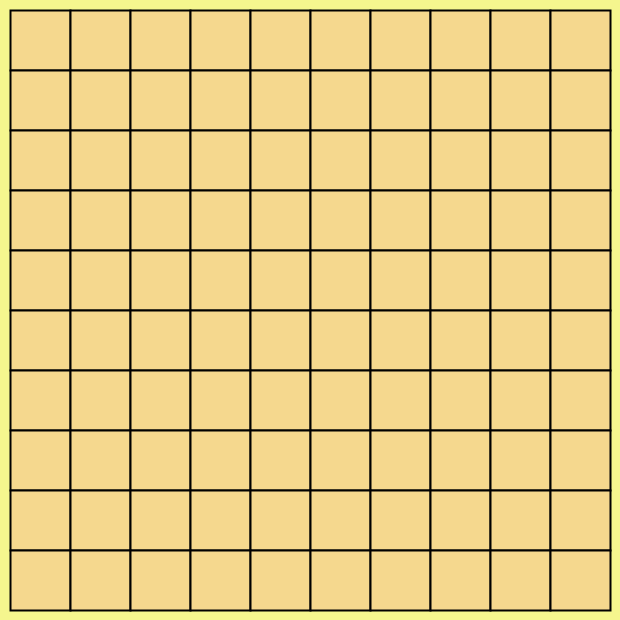
Frame 1 (no input)
Frame 60 (the mouse pressed at the canvas centre just before this capture): identical to frame 1, image omitted
Frame 120 (the mouse held since frame 60 and released just before this capture): identical to frame 1, image omitted

The Processing sketch that drew this single still picture (run headless with seeded random() and noise(); from frame 60 on, the mouse is pressed at the canvas centre):

// Processing sketch: week07_2
// ── week07_2.pde
//week07-2 好玩的程式設計 黑白棋(互動)
//File-Preference 設大字型
void setup() {
  size(620, 620);//視窗大小 600+20 X600+20
}
int[][]board=new int[10][10];//Java的陣列
void mousePressed() {
  int i=(mouseY-10)/60, j=(mouseX-10)/60;
  if (mouseButton==LEFT) {
    board[i][j]=1;//放黑子
  } else if (mouseButton==RIGHT) board[i][j]=2;//放白子
  else if (mouseButton==CENTER) board[i][j]=0;//清空
}
void draw() {
  background(245, 246, 142);//木板色
  for (int i=0; i<10; i++) {//左手i(跟y有關)
    for (int j=0; j<10; j++) {//右手j(跟x有關)
      int x=10+j*60, y=10+i*60;
      fill(245, 216, 142);//木板色
      strokeWeight(2);//畫線的粗細2
      rect(x, y, 60, 60);//每個格子60X60
      if (board[i][j]==1) {
        fill(0);//黑色
        ellipse(40+j*60, 40+i*60, 50, 50);
      } else if (board[i][j]==2) {
        fill(255);//白色
        ellipse(40+j*60, 40+i*60, 50, 50);
      }
    }
  }
}
